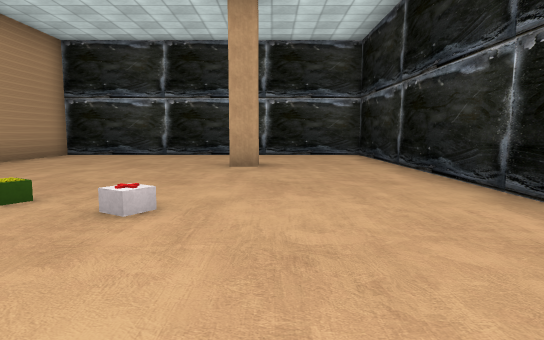
view 1 (above)

24 first-person views from a walk through a Unity game level. The camera is 1.2 m above the floor, tilts 6° down and sees 75° across. The floor is counted in squares, 2 m on a side. Each view is taken from the middle of a square. On the plan, view 1 faces up. The plan holds only what a view shows up to about 10 squares ahead; the rest is blank. The place goes on beyond the plan. The player is left out. Door leaves are left out, so doorways stand open. Some surface patterns are stand-ins.

view 2
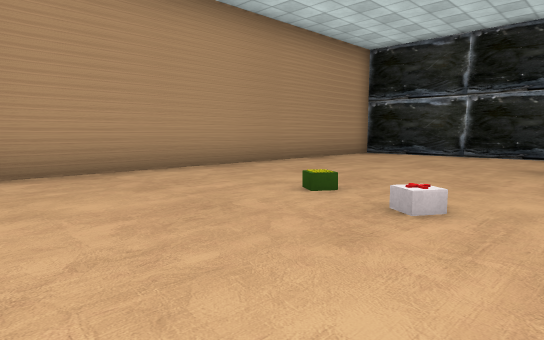

view 3
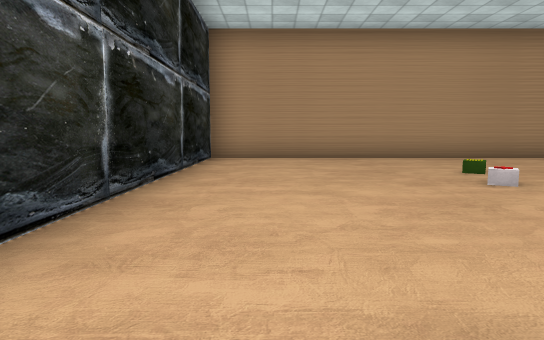

view 4
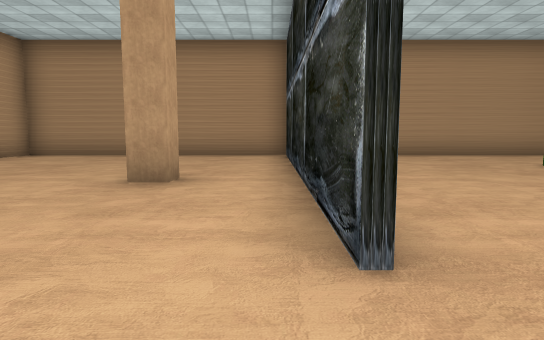

view 5
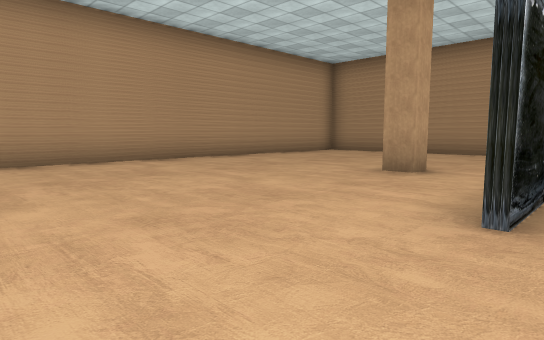

view 6
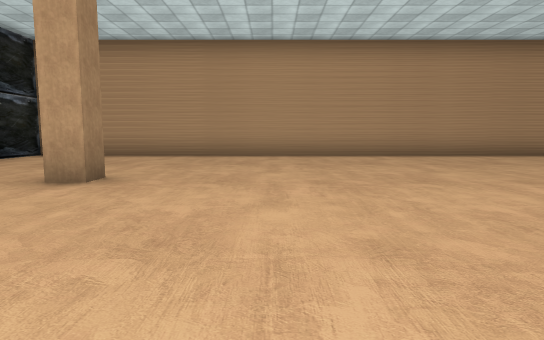

view 7
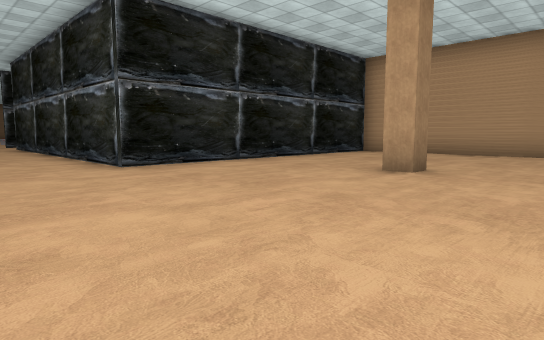

view 8
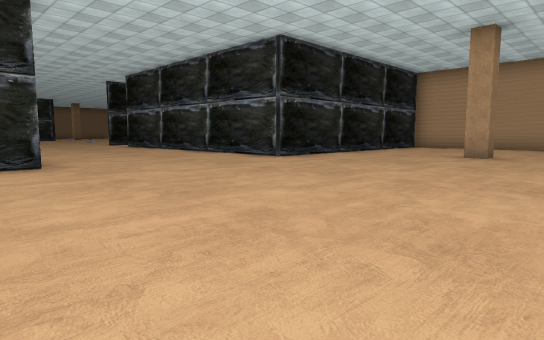

view 9
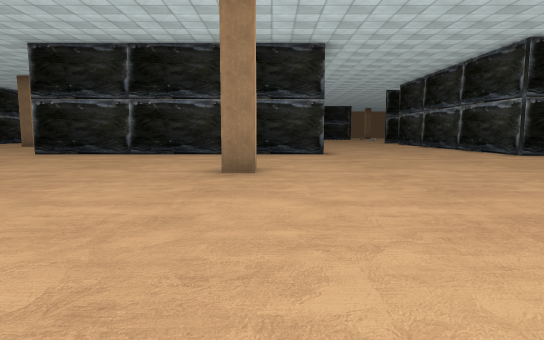

view 10
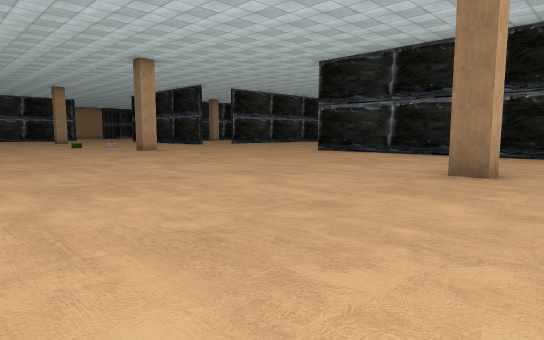

view 11
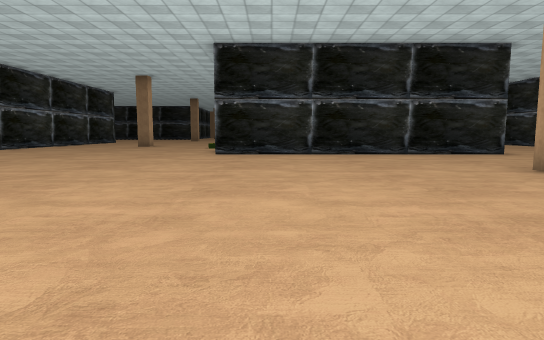

view 12
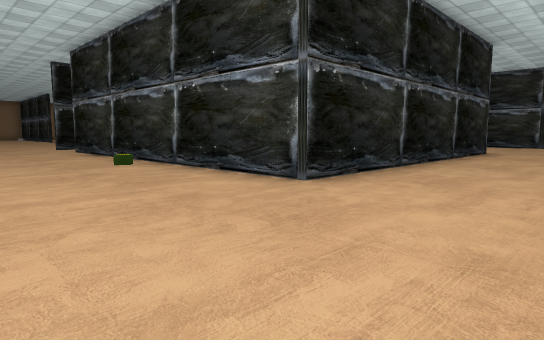

view 13
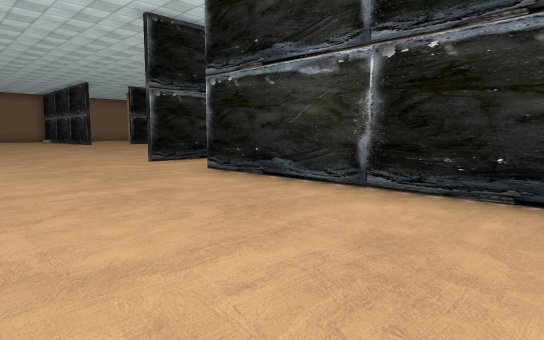

view 14
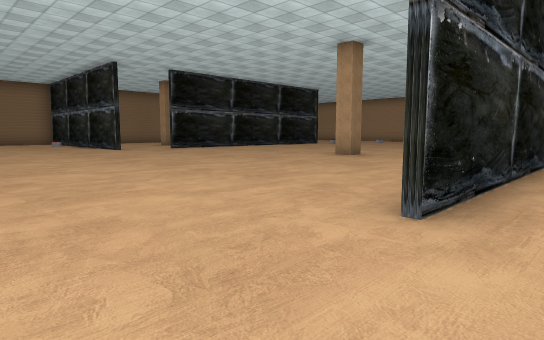

view 15
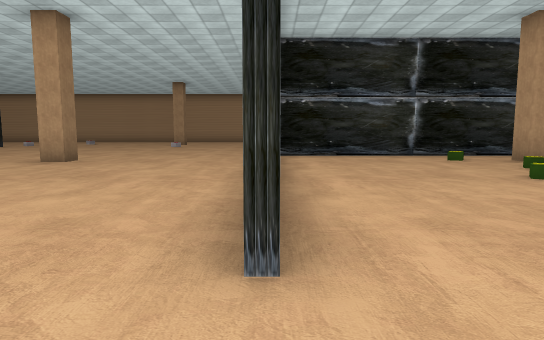

view 16
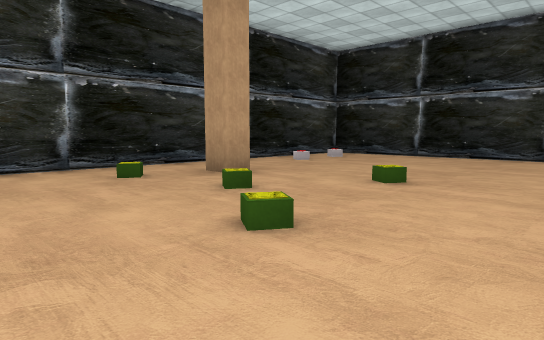

view 17
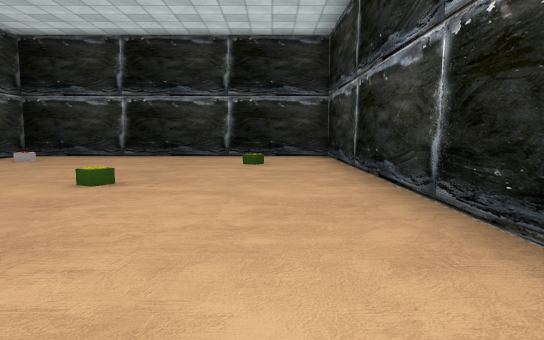

view 18
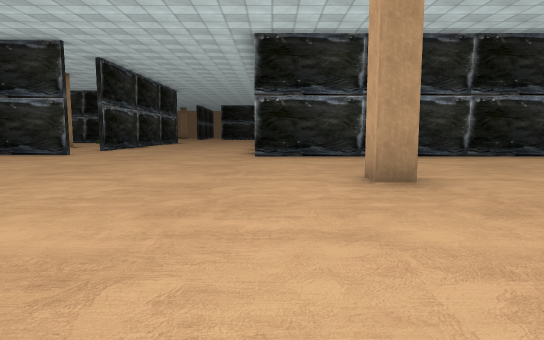

view 19
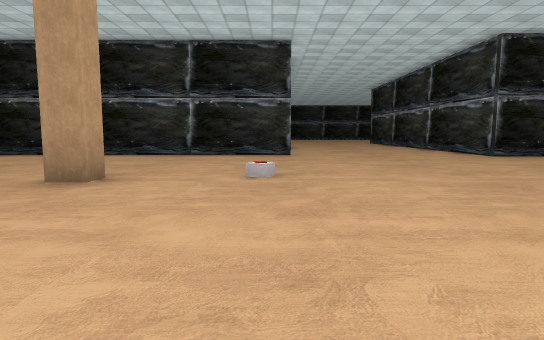

view 20
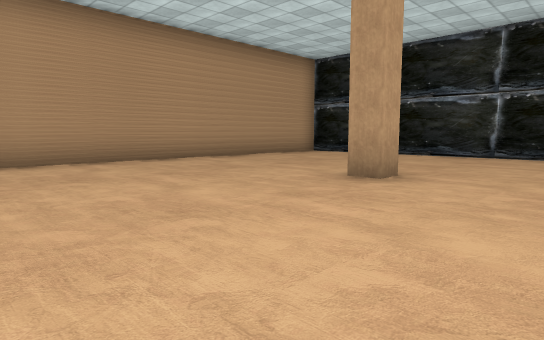

view 21
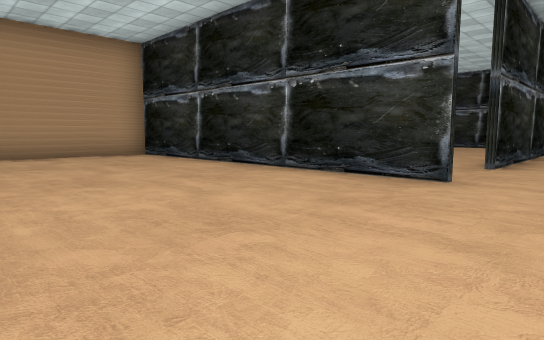

view 22
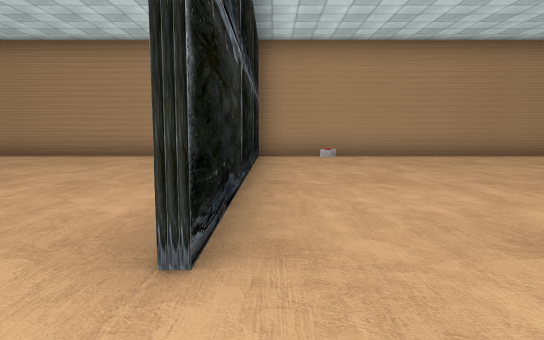

view 23
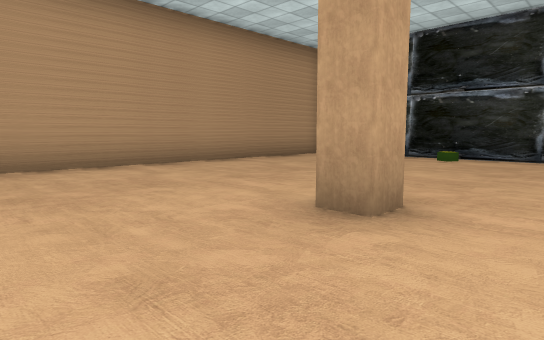

view 24
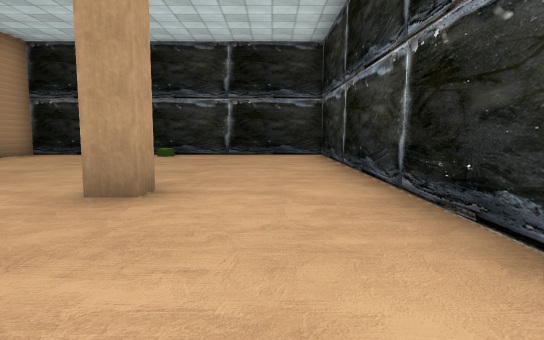

### Floor plan
Points are (right, up) in squares from view 1. A wall is a line through its corners. A room is listed if a view was taken in it or the views show most of it. See-through windows are left out.
Room 1 (views 1, 2)
walls: (-0.2, 6.3) (-0.8, 6.3); (2.4, 3) (2.4, 9.5) (-5.5, 9.5) (-5.5, -1); (-5.5, -1.5) (2.5, -1.5)
ways out: open door at (2, -0.5) to room 2
objects: other object (-2, 3); other object (-1, 3)
Room 2 (views 3, 4, 5, 6, 7, 8, 9, 10, 11, 12, 13, 14, 15, 18, 19, 20, 21, 22)
walls: (13.8, 4.5) (13.8, 12.6) (23, 12.6); (9.8, 6.3) (9.2, 6.3) (9.2, 6.8); (9.2, -3.9) (9.2, -3.2) (9.8, -3.2); (24.5, -0.4) (24.5, -8.5) (33.1, -8.5); (13.2, -8.5) (13.2, -0.5) (22.4, -0.5); (25.1, 11.9) (25.1, 4.6) (23.9, 4.6); (2.6, -1.6) (-5.1, -1.6); (29.2, 6.3) (29.2, 6.7) (29.7, 6.7) (29.7, 6.3) (29.2, 6.3); (29.2, -3.2) (29.7, -3.2) (29.7, -3.8); (-0.9, -3.2) (-0.3, -3.2) (-0.3, -3.8); (-1.8, -8.5) (11.5, -8.5); (-5.5, -1) (-5.5, -8.5) (-4.4, -8.5)
ways out: open door at (2, -0.5) to room 1; open door at (24, 12) to room 3; open door at (23.5, -1) to room 4
objects: other object (29, -1)
Room 3 (views 16, 17)
walls: (21.2, 12.4) (14, 12.4) (14, 4.7) (24.9, 4.7); (25, 7.6) (25, 12.6)
ways out: open door at (24, 12) to room 2
objects: other object (15, 6); other object (16, 11); other object (17, 6); other object (19, 9); other object (20, 8); other object (21, 6); other object (21, 9)
Room 4 (views 23, 24)
walls: (19.1, -3.2) (19.7, -3.2) (19.7, -3.8); (21.4, -0.6) (13.3, -0.6) (13.3, -8.5) (24.4, -8.5); (24.3, -8.1) (24.3, -0.4)
ways out: open door at (23.5, -1) to room 2
objects: other object (14, -5); other object (23, -8)

Positions as (right, up) in squares from view 1, and headings:
1: (0, 0), facing up
2: (0, 0), facing up-left
3: (3, 0), facing left
4: (4, -2), facing left
5: (5, -1), facing down-left
6: (7, 1), facing down
7: (7, 2), facing down-right
8: (7, 6), facing down-right
9: (4, 6), facing right
10: (4, 5), facing up-right
11: (4, 11), facing right
12: (11, 16), facing down-right
13: (18, 16), facing down-right
14: (24, 15), facing down-right
15: (25, 14), facing down
16: (23, 11), facing down-left
17: (23, 11), facing left
18: (34, 5), facing left
19: (34, -1), facing left
20: (34, -1), facing down-left
21: (29, 1), facing down-left
22: (24, 1), facing down
23: (22, -2), facing down-left
24: (23, -2), facing left
